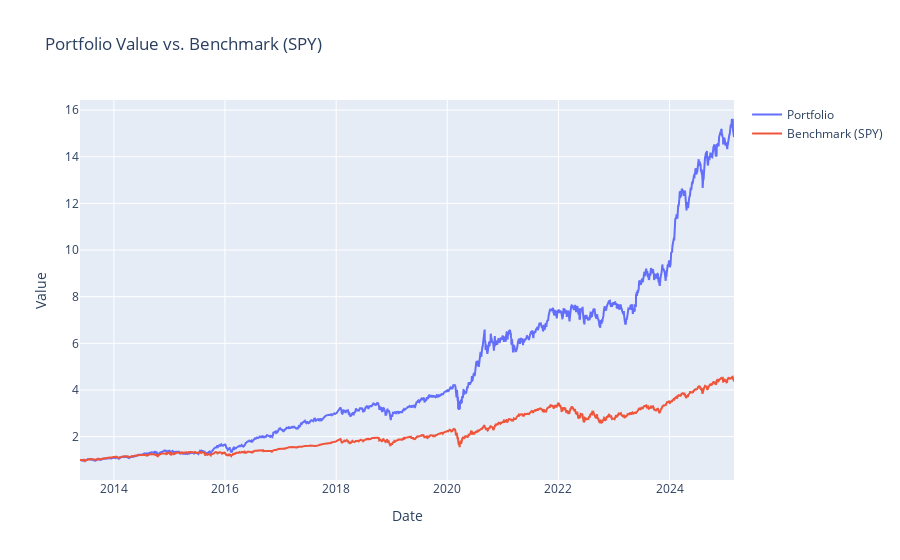
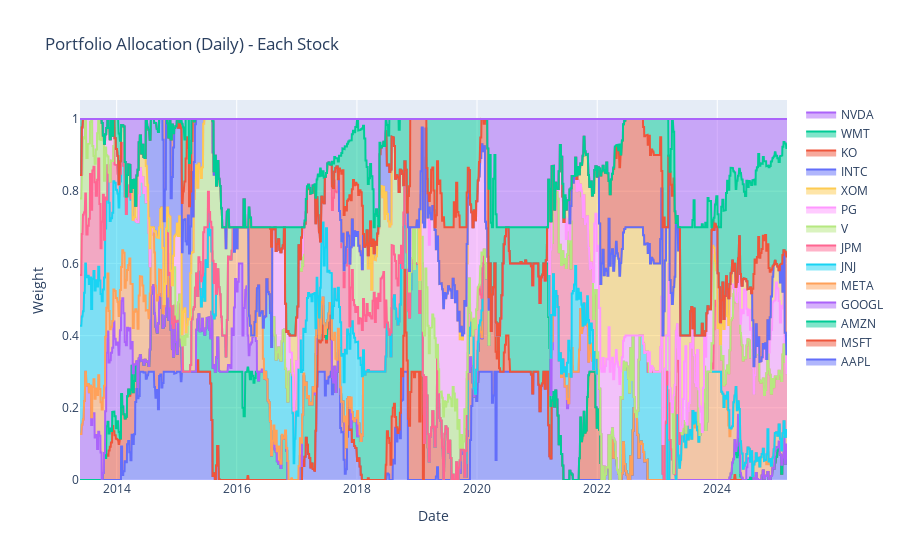
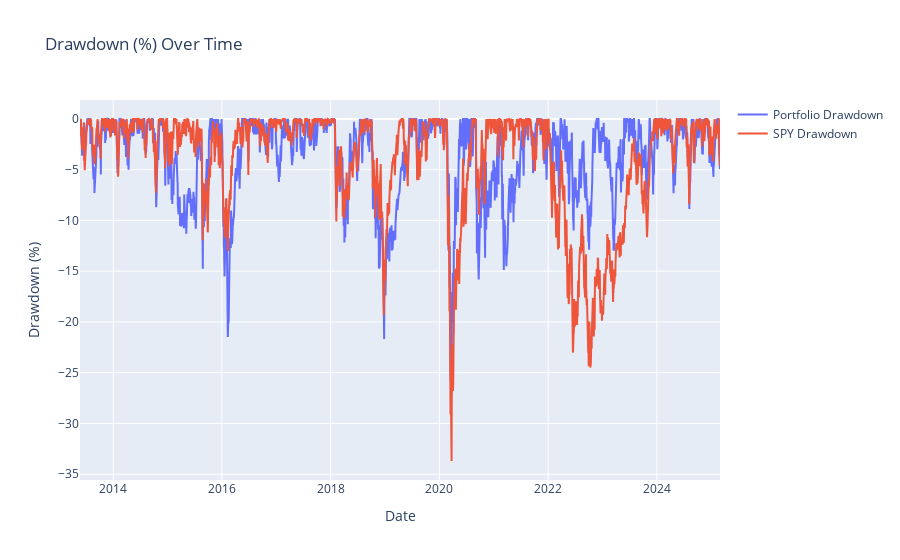

Source (notebook cell) for these figures, in order:
### Markdown cell above
**6. Performance Metrics & Comparison**

### Code cell
# align benchmark
benchmark_aligned = benchmark_prices.reindex(portfolio_series.index, method='ffill')
spx_norm = benchmark_aligned / benchmark_aligned.iloc[0] * portfolio_series.iloc[0]

port_daily_ret = portfolio_series.pct_change().dropna()
spx_daily_ret = spx_norm.pct_change().dropna()

total_return_port = portfolio_series.iloc[-1] / portfolio_series.iloc[0] - 1
total_return_spy = spx_norm.iloc[-1] / spx_norm.iloc[0] - 1

days = (portfolio_series.index[-1] - portfolio_series.index[0]).days
years = days / 365.25 if days > 0 else 0

cagr_port = (1 + total_return_port)**(1 / years) - 1 if years > 0 else np.nan
cagr_spy = (1 + total_return_spy)**(1 / years) - 1 if years > 0 else np.nan

vol_port = port_daily_ret.std() * sqrt(252)
vol_spy = spx_daily_ret.std() * sqrt(252)

sharpe_port = (port_daily_ret.mean() / port_daily_ret.std() * sqrt(252)
               if port_daily_ret.std() != 0 else 0)
sharpe_spy = (spx_daily_ret.mean() / spx_daily_ret.std() * sqrt(252)
              if spx_daily_ret.std() != 0 else 0)

# Max Drawdown
cum_port = portfolio_series.cummax()
drawdown_port = portfolio_series / cum_port - 1
max_dd_port = drawdown_port.min()

cum_spy = spx_norm.cummax()
drawdown_spy = spx_norm / cum_spy - 1
max_dd_spy = drawdown_spy.min()

print("\nPerformance Summary:")
print(f"Date range: {portfolio_series.index[0].date()} to {portfolio_series.index[-1].date()} ({years:.2f} yrs)")
print(f"Final Portfolio Value: {portfolio_series.iloc[-1]:.2f} "
      f"(Total Return: {total_return_port*100:.2f}%)")
print(f"Final SPY Value (normalized): {spx_norm.iloc[-1]:.2f} "
      f"(Total Return: {total_return_spy*100:.2f}%)")
print(f"CAGR - Portfolio: {cagr_port*100:.2f}%,  SPY: {cagr_spy*100:.2f}%")
print(f"Annual Volatility - Portfolio: {vol_port*100:.2f}%,  SPY: {vol_spy*100:.2f}%")
print(f"Sharpe Ratio - Portfolio: {sharpe_port:.2f},  SPY: {sharpe_spy:.2f}")
print(f"Max Drawdown - Portfolio: {max_dd_port*100:.2f}%,  SPY: {max_dd_spy*100:.2f}%")

# Plotly Visualizations

# 1) Portfolio vs. Benchmark
fig1 = go.Figure()
fig1.add_trace(go.Scatter(x=portfolio_series.index, y=portfolio_series,
                          mode='lines', name='Portfolio'))
fig1.add_trace(go.Scatter(x=spx_norm.index, y=spx_norm,
                          mode='lines', name='Benchmark (SPY)'))
fig1.update_layout(
    title="Portfolio Value vs. Benchmark (SPY)",
    xaxis_title="Date",
    yaxis_title="Value",
    hovermode="x unified"
)
fig1.show()

# 2) Daily Allocation Over Time (Stacked Area)
weight_df = pd.DataFrame(weight_history).T  # date x ticker
weight_df = weight_df.sort_index().fillna(0.0)

fig2 = go.Figure()
for stock in weight_df.columns:
    fig2.add_trace(go.Scatter(
        x=weight_df.index,
        y=weight_df[stock],
        stackgroup='one',
        mode='lines',
        name=stock
    ))
fig2.update_layout(
    title="Portfolio Allocation (Daily) - Each Stock",
    xaxis_title="Date",
    yaxis_title="Weight",
    hovermode="x unified"
)
fig2.show()

# 3) Drawdown Comparison
fig3 = go.Figure()
fig3.add_trace(go.Scatter(
    x=drawdown_port.index,
    y=drawdown_port*100,
    mode='lines',
    name='Portfolio Drawdown'
))
fig3.add_trace(go.Scatter(
    x=drawdown_spy.index,
    y=drawdown_spy*100,
    mode='lines',
    name='SPY Drawdown'
))
fig3.update_layout(
    title="Drawdown (%) Over Time",
    xaxis_title="Date",
    yaxis_title="Drawdown (%)",
    hovermode="x unified"
)
fig3.show()

### Figure 1 — Plotly figure (JSON) as saved in the notebook; plotly's stock layout.template omitted (floating-point values rounded to 4 significant figures; data arrays with more than 128 entries replaced by an {"elided": "..."} marker saying what was removed)
{"data": [{"mode": "lines", "name": "Portfolio", "type": "scatter", "x": {"elided": "2961 str values"}, "y": {"elided": "2961 float values"}}, {"mode": "lines", "name": "Benchmark (SPY)", "type": "scatter", "x": {"elided": "2961 str values"}, "y": {"elided": "2961 float values"}}], "layout": {"hovermode": "x unified", "title": {"text": "Portfolio Value vs. Benchmark (SPY)"}, "xaxis": {"title": {"text": "Date"}}, "yaxis": {"title": {"text": "Value"}}}}

### Figure 2 — Plotly figure (JSON) as saved in the notebook; plotly's stock layout.template omitted (floating-point values rounded to 4 significant figures; data arrays with more than 128 entries replaced by an {"elided": "..."} marker saying what was removed)
{"data": [{"mode": "lines", "name": "AAPL", "stackgroup": "one", "type": "scatter", "x": {"elided": "2961 str values"}, "y": {"elided": "2961 float values"}}, {"mode": "lines", "name": "MSFT", "stackgroup": "one", "type": "scatter", "x": {"elided": "2961 str values"}, "y": {"elided": "2961 float values"}}, {"mode": "lines", "name": "AMZN", "stackgroup": "one", "type": "scatter", "x": {"elided": "2961 str values"}, "y": {"elided": "2961 float values"}}, {"mode": "lines", "name": "GOOGL", "stackgroup": "one", "type": "scatter", "x": {"elided": "2961 str values"}, "y": {"elided": "2961 float values"}}, {"mode": "lines", "name": "META", "stackgroup": "one", "type": "scatter", "x": {"elided": "2961 str values"}, "y": {"elided": "2961 float values"}}, {"mode": "lines", "name": "JNJ", "stackgroup": "one", "type": "scatter", "x": {"elided": "2961 str values"}, "y": {"elided": "2961 float values"}}, {"mode": "lines", "name": "JPM", "stackgroup": "one", "type": "scatter", "x": {"elided": "2961 str values"}, "y": {"elided": "2961 float values"}}, {"mode": "lines", "name": "V", "stackgroup": "one", "type": "scatter", "x": {"elided": "2961 str values"}, "y": {"elided": "2961 float values"}}, {"mode": "lines", "name": "PG", "stackgroup": "one", "type": "scatter", "x": {"elided": "2961 str values"}, "y": {"elided": "2961 float values"}}, {"mode": "lines", "name": "XOM", "stackgroup": "one", "type": "scatter", "x": {"elided": "2961 str values"}, "y": {"elided": "2961 float values"}}, {"mode": "lines", "name": "INTC", "stackgroup": "one", "type": "scatter", "x": {"elided": "2961 str values"}, "y": {"elided": "2961 float values"}}, {"mode": "lines", "name": "KO", "stackgroup": "one", "type": "scatter", "x": {"elided": "2961 str values"}, "y": {"elided": "2961 float values"}}, {"mode": "lines", "name": "WMT", "stackgroup": "one", "type": "scatter", "x": {"elided": "2961 str values"}, "y": {"elided": "2961 float values"}}, {"mode": "lines", "name": "NVDA", "stackgroup": "one", "type": "scatter", "x": {"elided": "2961 str values"}, "y": {"elided": "2961 float values"}}], "layout": {"hovermode": "x unified", "title": {"text": "Portfolio Allocation (Daily) - Each Stock"}, "xaxis": {"title": {"text": "Date"}}, "yaxis": {"title": {"text": "Weight"}}}}

### Figure 3 — Plotly figure (JSON) as saved in the notebook; plotly's stock layout.template omitted (floating-point values rounded to 4 significant figures; data arrays with more than 128 entries replaced by an {"elided": "..."} marker saying what was removed)
{"data": [{"mode": "lines", "name": "Portfolio Drawdown", "type": "scatter", "x": {"elided": "2961 str values"}, "y": {"elided": "2961 float values"}}, {"mode": "lines", "name": "SPY Drawdown", "type": "scatter", "x": {"elided": "2961 str values"}, "y": {"elided": "2961 float values"}}], "layout": {"hovermode": "x unified", "title": {"text": "Drawdown (%) Over Time"}, "xaxis": {"title": {"text": "Date"}}, "yaxis": {"title": {"text": "Drawdown (%)"}}}}
